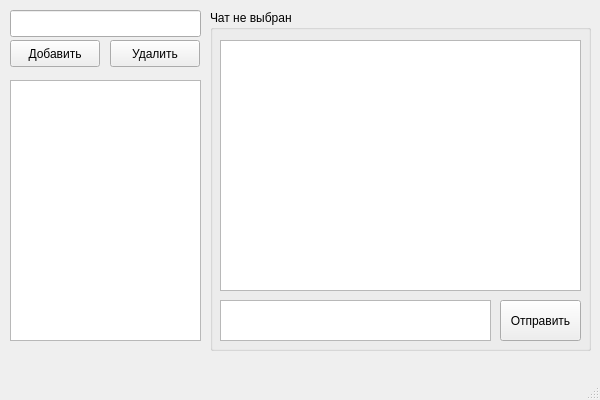
<?xml version="1.0" encoding="UTF-8"?>
<ui version="4.0">
 <class>MainWindow</class>
 <widget class="QMainWindow" name="MainWindow">
  <property name="geometry">
   <rect>
    <x>0</x>
    <y>0</y>
    <width>600</width>
    <height>400</height>
   </rect>
  </property>
  <property name="windowTitle">
   <string>MyMessenger</string>
  </property>
  <widget class="QWidget" name="centralwidget">
   <widget class="QPushButton" name="pushButtonAddContact">
    <property name="geometry">
     <rect>
      <x>10</x>
      <y>40</y>
      <width>90</width>
      <height>27</height>
     </rect>
    </property>
    <property name="text">
     <string>Добавить</string>
    </property>
   </widget>
   <widget class="QPushButton" name="pushButtonContactList">
    <property name="geometry">
     <rect>
      <x>110</x>
      <y>40</y>
      <width>90</width>
      <height>27</height>
     </rect>
    </property>
    <property name="text">
     <string>Удалить</string>
    </property>
   </widget>
   <widget class="QLineEdit" name="lineEditAddContact">
    <property name="geometry">
     <rect>
      <x>10</x>
      <y>10</y>
      <width>191</width>
      <height>27</height>
     </rect>
    </property>
   </widget>
   <widget class="QTextEdit" name="textEditChatInput">
    <property name="geometry">
     <rect>
      <x>220</x>
      <y>300</y>
      <width>271</width>
      <height>41</height>
     </rect>
    </property>
   </widget>
   <widget class="QPushButton" name="pushButtonChatSend">
    <property name="geometry">
     <rect>
      <x>500</x>
      <y>300</y>
      <width>81</width>
      <height>41</height>
     </rect>
    </property>
    <property name="text">
     <string>Отправить</string>
    </property>
   </widget>
   <widget class="QListWidget" name="listWidgetMessages">
    <property name="geometry">
     <rect>
      <x>220</x>
      <y>40</y>
      <width>361</width>
      <height>251</height>
     </rect>
    </property>
   </widget>
   <widget class="QGroupBox" name="groupBoxChatName">
    <property name="geometry">
     <rect>
      <x>210</x>
      <y>10</y>
      <width>381</width>
      <height>341</height>
     </rect>
    </property>
    <property name="title">
     <string>Чат не выбран</string>
    </property>
   </widget>
   <widget class="QListWidget" name="listWidgetContactList">
    <property name="geometry">
     <rect>
      <x>10</x>
      <y>80</y>
      <width>191</width>
      <height>261</height>
     </rect>
    </property>
   </widget>
   <zorder>pushButtonAddContact</zorder>
   <zorder>pushButtonContactList</zorder>
   <zorder>lineEditAddContact</zorder>
   <zorder>groupBoxChatName</zorder>
   <zorder>listWidgetMessages</zorder>
   <zorder>pushButtonChatSend</zorder>
   <zorder>textEditChatInput</zorder>
   <zorder>listWidgetContactList</zorder>
  </widget>
  <widget class="QMenuBar" name="menubar">
   <property name="geometry">
    <rect>
     <x>0</x>
     <y>0</y>
     <width>600</width>
     <height>27</height>
    </rect>
   </property>
  </widget>
  <widget class="QStatusBar" name="statusbar"/>
 </widget>
 <resources/>
 <connections/>
</ui>
